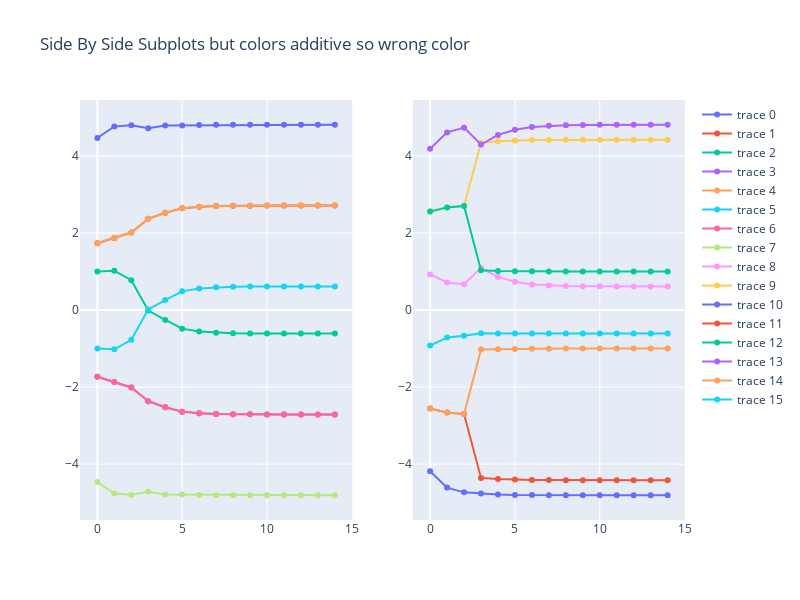

Notebook cell for this chart:
### Code cell
from plotly.subplots import make_subplots
import plotly.graph_objects as go

fig = make_subplots(rows=1, cols=2)

x = [x for x in range((flow.nmb_flow_steps))]

#Canonical flow

for i, k in enumerate(range(2**L)):
    e = flow.observable_over_steps( k, flow.flow_outputs['expected_energy'] )
    ef = np.sqrt(
        flow.observable_over_steps( k,
        flow.flow_outputs['expected_energy_fluctuation'] )
    )
    fig.add_trace(
        go.Scatter(x=x, y=e),
        row=1, col=1
    )



for i, k in enumerate(range(2**L)):
    e = flow2.observable_over_steps( k, flow2.flow_outputs['expected_energy'] )
    ef = flow2.observable_over_steps( k, flow2.flow_outputs['expected_energy_fluctuation'] )
    label = r'$\vert%d\rangle$' %k

    fig.add_trace(
        go.Scatter(x=x, y=e),
        row=1, col=2
    )

fig.update_layout(height=600, width=800, title_text="Side By Side Subplots but colors additive so wrong color")
fig.show()

### Figure 1 — Plotly figure (JSON) as saved in the notebook; plotly's stock layout.template omitted (floating-point values rounded to 4 significant figures)
{"data": [{"type": "scatter", "x": [0, 1, 2, 3, 4, 5, 6, 7, 8, 9, 10, 11, 12, 13, 14], "xaxis": "x", "y": [4.463, 4.76, 4.794, 4.715, 4.789, 4.789, 4.801, 4.804, 4.806, 4.806, 4.806, 4.806, 4.806, 4.806, 4.806], "yaxis": "y"}, {"type": "scatter", "x": [0, 1, 2, 3, 4, 5, 6, 7, 8, 9, 10, 11, 12, 13, 14], "xaxis": "x", "y": [1.732, 1.87, 2.011, 2.365, 2.524, 2.637, 2.68, 2.698, 2.705, 2.708, 2.709, 2.709, 2.709, 2.709, 2.709], "yaxis": "y"}, {"type": "scatter", "x": [0, 1, 2, 3, 4, 5, 6, 7, 8, 9, 10, 11, 12, 13, 14], "xaxis": "x", "y": [1.0, 1.02, 0.772, -0.01524, -0.2592, -0.4841, -0.5592, -0.5917, -0.6044, -0.6092, -0.6111, -0.6117, -0.612, -0.6121, -0.6121], "yaxis": "y"}, {"type": "scatter", "x": [0, 1, 2, 3, 4, 5, 6, 7, 8, 9, 10, 11, 12, 13, 14], "xaxis": "x", "y": [-1.732, -1.87, -2.011, -2.365, -2.524, -2.637, -2.68, -2.698, -2.705, -2.708, -2.709, -2.709, -2.709, -2.709, -2.709], "yaxis": "y"}, {"type": "scatter", "x": [0, 1, 2, 3, 4, 5, 6, 7, 8, 9, 10, 11, 12, 13, 14], "xaxis": "x", "y": [1.732, 1.87, 2.011, 2.365, 2.524, 2.637, 2.68, 2.698, 2.705, 2.708, 2.709, 2.709, 2.709, 2.709, 2.709], "yaxis": "y"}, {"type": "scatter", "x": [0, 1, 2, 3, 4, 5, 6, 7, 8, 9, 10, 11, 12, 13, 14], "xaxis": "x", "y": [-1.0, -1.02, -0.772, 0.01524, 0.2592, 0.4841, 0.5592, 0.5917, 0.6044, 0.6092, 0.6111, 0.6117, 0.612, 0.6121, 0.6121], "yaxis": "y"}, {"type": "scatter", "x": [0, 1, 2, 3, 4, 5, 6, 7, 8, 9, 10, 11, 12, 13, 14], "xaxis": "x", "y": [-1.732, -1.87, -2.011, -2.365, -2.524, -2.637, -2.68, -2.698, -2.705, -2.708, -2.709, -2.709, -2.709, -2.709, -2.709], "yaxis": "y"}, {"type": "scatter", "x": [0, 1, 2, 3, 4, 5, 6, 7, 8, 9, 10, 11, 12, 13, 14], "xaxis": "x", "y": [-4.463, -4.76, -4.794, -4.715, -4.789, -4.789, -4.801, -4.804, -4.806, -4.806, -4.806, -4.806, -4.806, -4.806, -4.806], "yaxis": "y"}, {"type": "scatter", "x": [0, 1, 2, 3, 4, 5, 6, 7, 8, 9, 10, 11, 12, 13, 14], "xaxis": "x2", "y": [0.9232, 0.7155, 0.6703, 1.089, 0.8582, 0.735, 0.6644, 0.6357, 0.6213, 0.6158, 0.6132, 0.6123, 0.6119, 0.6122, 0.612], "yaxis": "y2"}, {"type": "scatter", "x": [0, 1, 2, 3, 4, 5, 6, 7, 8, 9, 10, 11, 12, 13, 14], "xaxis": "x2", "y": [2.553, 2.662, 2.701, 4.34, 4.381, 4.4, 4.408, 4.413, 4.415, 4.417, 4.418, 4.418, 4.418, 4.418, 4.418], "yaxis": "y2"}, {"type": "scatter", "x": [0, 1, 2, 3, 4, 5, 6, 7, 8, 9, 10, 11, 12, 13, 14], "xaxis": "x2", "y": [-4.183, -4.608, -4.732, -4.762, -4.785, -4.797, -4.801, -4.804, -4.805, -4.806, -4.806, -4.806, -4.806, -4.806, -4.806], "yaxis": "y2"}, {"type": "scatter", "x": [0, 1, 2, 3, 4, 5, 6, 7, 8, 9, 10, 11, 12, 13, 14], "xaxis": "x2", "y": [-2.553, -2.662, -2.701, -4.356, -4.382, -4.4, -4.408, -4.413, -4.415, -4.417, -4.418, -4.418, -4.418, -4.418, -4.418], "yaxis": "y2"}, {"type": "scatter", "x": [0, 1, 2, 3, 4, 5, 6, 7, 8, 9, 10, 11, 12, 13, 14], "xaxis": "x2", "y": [2.553, 2.662, 2.701, 1.028, 1.014, 1.007, 1.002, 0.9999, 0.9985, 0.9979, 0.9976, 0.9976, 0.9977, 0.999, 0.999], "yaxis": "y2"}, {"type": "scatter", "x": [0, 1, 2, 3, 4, 5, 6, 7, 8, 9, 10, 11, 12, 13, 14], "xaxis": "x2", "y": [4.183, 4.608, 4.732, 4.292, 4.543, 4.676, 4.75, 4.781, 4.796, 4.802, 4.804, 4.806, 4.806, 4.806, 4.806], "yaxis": "y2"}, {"type": "scatter", "x": [0, 1, 2, 3, 4, 5, 6, 7, 8, 9, 10, 11, 12, 13, 14], "xaxis": "x2", "y": [-2.553, -2.662, -2.701, -1.025, -1.02, -1.011, -1.006, -1.003, -1.002, -1.001, -1.0, -0.9999, -0.9997, -1.0, -0.9999], "yaxis": "y2"}, {"type": "scatter", "x": [0, 1, 2, 3, 4, 5, 6, 7, 8, 9, 10, 11, 12, 13, 14], "xaxis": "x2", "y": [-0.9232, -0.7155, -0.6703, -0.6063, -0.6103, -0.6097, -0.6085, -0.6083, -0.6084, -0.6086, -0.6089, -0.6092, -0.6095, -0.6109, -0.611], "yaxis": "y2"}], "layout": {"height": 600, "title": {"text": "Side By Side Subplots but colors additive so wrong color"}, "width": 800, "xaxis": {"anchor": "y", "domain": [0, 0.45]}, "xaxis2": {"anchor": "y2", "domain": [0.55, 1]}, "yaxis": {"anchor": "x", "domain": [0, 1]}, "yaxis2": {"anchor": "x2", "domain": [0, 1]}}}
